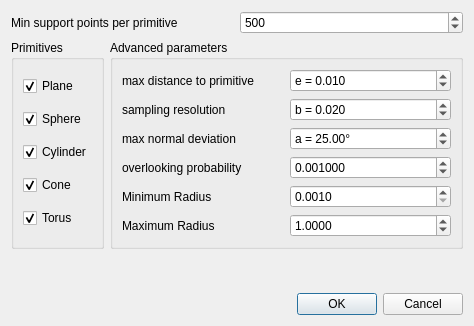
<?xml version="1.0" encoding="UTF-8"?>
<ui version="4.0">
 <class>RansacSDDialog</class>
 <widget class="QDialog" name="RansacSDDialog">
  <property name="geometry">
   <rect>
    <x>0</x>
    <y>0</y>
    <width>474</width>
    <height>326</height>
   </rect>
  </property>
  <property name="windowTitle">
   <string>Ransac Shape Detection</string>
  </property>
  <property name="windowIcon">
   <iconset resource="qRANSAC_SD.qrc">
    <normaloff>:/CC/plugin/qRANSAC_SD/qRANSAC_SD.png</normaloff>:/CC/plugin/qRANSAC_SD/qRANSAC_SD.png</iconset>
  </property>
  <layout class="QFormLayout" name="formLayout">
   <item row="0" column="0" colspan="2">
    <layout class="QHBoxLayout" name="horizontalLayout_3">
     <item>
      <widget class="QLabel" name="label">
       <property name="text">
        <string>Min support points per primitive</string>
       </property>
      </widget>
     </item>
     <item>
      <widget class="QSpinBox" name="supportPointsSpinBox">
       <property name="toolTip">
        <string>This is the minimal number of points required for a primitive</string>
       </property>
       <property name="statusTip">
        <string>This is the minimal number of points required for a primitive</string>
       </property>
       <property name="whatsThis">
        <string>This is the minimal number of points required for a primitive</string>
       </property>
       <property name="minimum">
        <number>10</number>
       </property>
       <property name="maximum">
        <number>1000000000</number>
       </property>
       <property name="singleStep">
        <number>100</number>
       </property>
       <property name="value">
        <number>500</number>
       </property>
      </widget>
     </item>
    </layout>
   </item>
   <item row="1" column="0">
    <widget class="QGroupBox" name="groupBox_2">
     <property name="title">
      <string>Primitives</string>
     </property>
     <layout class="QVBoxLayout" name="verticalLayout_2">
      <item>
       <widget class="QCheckBox" name="planeCheckBox">
        <property name="text">
         <string>Plane</string>
        </property>
        <property name="checked">
         <bool>true</bool>
        </property>
       </widget>
      </item>
      <item>
       <widget class="QCheckBox" name="sphereCheckBox">
        <property name="text">
         <string>Sphere</string>
        </property>
        <property name="checked">
         <bool>true</bool>
        </property>
       </widget>
      </item>
      <item>
       <widget class="QCheckBox" name="cylinderCheckBox">
        <property name="text">
         <string>Cylinder</string>
        </property>
        <property name="checked">
         <bool>true</bool>
        </property>
       </widget>
      </item>
      <item>
       <widget class="QCheckBox" name="coneCheckBox">
        <property name="text">
         <string>Cone</string>
        </property>
        <property name="checked">
         <bool>true</bool>
        </property>
       </widget>
      </item>
      <item>
       <widget class="QCheckBox" name="torusCheckBox">
        <property name="text">
         <string>Torus</string>
        </property>
        <property name="checked">
         <bool>true</bool>
        </property>
       </widget>
      </item>
     </layout>
    </widget>
   </item>
   <item row="1" column="1">
    <widget class="QGroupBox" name="groupBox">
     <property name="title">
      <string>Advanced parameters</string>
     </property>
     <layout class="QVBoxLayout" name="verticalLayout">
      <item>
       <layout class="QHBoxLayout" name="horizontalLayout">
        <item>
         <widget class="QLabel" name="label_2">
          <property name="text">
           <string>max distance to primitive</string>
          </property>
         </widget>
        </item>
        <item>
         <widget class="QDoubleSpinBox" name="epsilonDoubleSpinBox">
          <property name="toolTip">
           <string>Maximum distance of samples to the ideal shape</string>
          </property>
          <property name="prefix">
           <string notr="true">e = </string>
          </property>
          <property name="decimals">
           <number>3</number>
          </property>
          <property name="maximum">
           <double>1000000000.000000000000000</double>
          </property>
          <property name="singleStep">
           <double>0.010000000000000</double>
          </property>
          <property name="value">
           <double>0.010000000000000</double>
          </property>
         </widget>
        </item>
       </layout>
      </item>
      <item>
       <layout class="QHBoxLayout" name="horizontalLayout_2">
        <item>
         <widget class="QLabel" name="label_3">
          <property name="text">
           <string>sampling resolution</string>
          </property>
         </widget>
        </item>
        <item>
         <widget class="QDoubleSpinBox" name="bitmapEpsilonDoubleSpinBox">
          <property name="toolTip">
           <string>Should correspond to the distance between neighboring points in the data</string>
          </property>
          <property name="prefix">
           <string notr="true">b = </string>
          </property>
          <property name="decimals">
           <number>3</number>
          </property>
          <property name="maximum">
           <double>1000000000.000000000000000</double>
          </property>
          <property name="singleStep">
           <double>0.010000000000000</double>
          </property>
          <property name="value">
           <double>0.020000000000000</double>
          </property>
         </widget>
        </item>
       </layout>
      </item>
      <item>
       <layout class="QHBoxLayout" name="horizontalLayout_4">
        <item>
         <widget class="QLabel" name="label_4">
          <property name="text">
           <string>max normal deviation</string>
          </property>
         </widget>
        </item>
        <item>
         <widget class="QDoubleSpinBox" name="maxNormDevAngleSpinBox">
          <property name="toolTip">
           <string>Maximum deviation from the ideal shape normal vector (in degrees)</string>
          </property>
          <property name="prefix">
           <string notr="true">a = </string>
          </property>
          <property name="suffix">
           <string notr="true">°</string>
          </property>
          <property name="maximum">
           <double>90.000000000000000</double>
          </property>
          <property name="singleStep">
           <double>1.000000000000000</double>
          </property>
          <property name="value">
           <double>25.000000000000000</double>
          </property>
         </widget>
        </item>
       </layout>
      </item>
      <item>
       <layout class="QHBoxLayout" name="horizontalLayout_5">
        <item>
         <widget class="QLabel" name="label_5">
          <property name="text">
           <string>overlooking probability</string>
          </property>
         </widget>
        </item>
        <item>
         <widget class="QDoubleSpinBox" name="probaDoubleSpinBox">
          <property name="toolTip">
           <string>Probability that no better candidate was overlooked during sampling (the lower the better!)</string>
          </property>
          <property name="decimals">
           <number>6</number>
          </property>
          <property name="maximum">
           <double>1.000000000000000</double>
          </property>
          <property name="singleStep">
           <double>0.001000000000000</double>
          </property>
          <property name="value">
           <double>0.001000000000000</double>
          </property>
         </widget>
        </item>
       </layout>
      </item>
      <item>
       <layout class="QHBoxLayout" name="horizontalLayout_6">
        <item>
         <widget class="QLabel" name="label_8">
          <property name="text">
           <string>Minimum Radius</string>
          </property>
         </widget>
        </item>
        <item>
         <widget class="QDoubleSpinBox" name="minRadiusSpinBox">
          <property name="decimals">
           <number>4</number>
          </property>
          <property name="minimum">
           <double>0.001000000000000</double>
          </property>
          <property name="maximum">
           <double>10.000000000000000</double>
          </property>
          <property name="singleStep">
           <double>0.010000000000000</double>
          </property>
          <property name="value">
           <double>0.001000000000000</double>
          </property>
         </widget>
        </item>
       </layout>
      </item>
      <item>
       <layout class="QHBoxLayout" name="horizontalLayout_7">
        <item>
         <widget class="QLabel" name="label_9">
          <property name="text">
           <string>Maximum Radius</string>
          </property>
         </widget>
        </item>
        <item>
         <widget class="QDoubleSpinBox" name="maxRadiusSpinBox">
          <property name="decimals">
           <number>4</number>
          </property>
          <property name="minimum">
           <double>0.010000000000000</double>
          </property>
          <property name="maximum">
           <double>100.000000000000000</double>
          </property>
          <property name="singleStep">
           <double>0.010000000000000</double>
          </property>
          <property name="value">
           <double>1.000000000000000</double>
          </property>
         </widget>
        </item>
       </layout>
      </item>
     </layout>
    </widget>
   </item>
   <item row="2" column="1">
    <spacer name="verticalSpacer">
     <property name="orientation">
      <enum>Qt::Vertical</enum>
     </property>
     <property name="sizeHint" stdset="0">
      <size>
       <width>20</width>
       <height>40</height>
      </size>
     </property>
    </spacer>
   </item>
   <item row="3" column="1">
    <widget class="QDialogButtonBox" name="buttonBox">
     <property name="orientation">
      <enum>Qt::Horizontal</enum>
     </property>
     <property name="standardButtons">
      <set>QDialogButtonBox::Cancel|QDialogButtonBox::Ok</set>
     </property>
    </widget>
   </item>
  </layout>
 </widget>
 <resources>
  <include location="qRANSAC_SD.qrc"/>
 </resources>
 <connections>
  <connection>
   <sender>buttonBox</sender>
   <signal>accepted()</signal>
   <receiver>RansacSDDialog</receiver>
   <slot>accept()</slot>
   <hints>
    <hint type="sourcelabel">
     <x>248</x>
     <y>254</y>
    </hint>
    <hint type="destinationlabel">
     <x>157</x>
     <y>274</y>
    </hint>
   </hints>
  </connection>
  <connection>
   <sender>buttonBox</sender>
   <signal>rejected()</signal>
   <receiver>RansacSDDialog</receiver>
   <slot>reject()</slot>
   <hints>
    <hint type="sourcelabel">
     <x>316</x>
     <y>260</y>
    </hint>
    <hint type="destinationlabel">
     <x>286</x>
     <y>274</y>
    </hint>
   </hints>
  </connection>
 </connections>
</ui>
